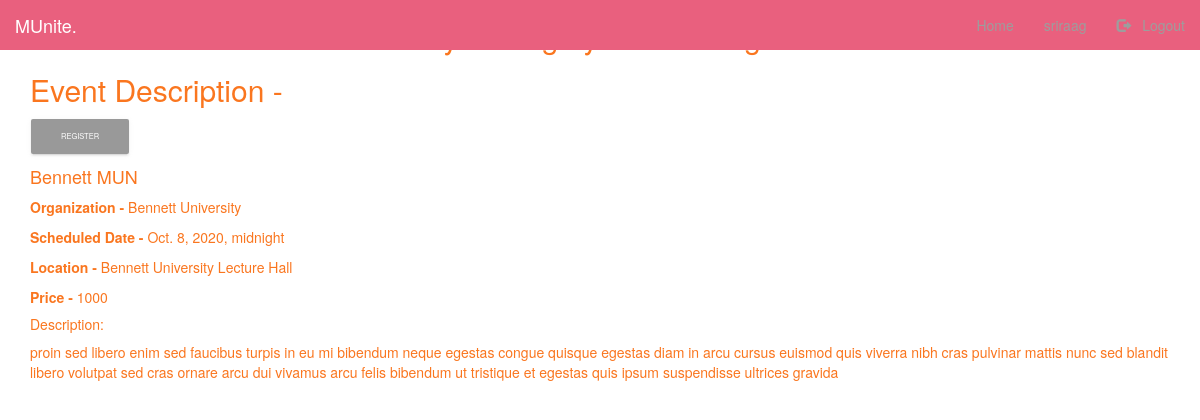
/event/Bennett MUN (signed in), run on the app's committed database.
### user/models.py (models this page shows, shortened)
class Event(models.Model):
  core_organizer = models.ForeignKey(Delegate, on_delete = models.CASCADE)
  id = models.AutoField(primary_key=True)
  event = models.CharField(max_length=200)
  organization = models.CharField(max_length=200)
  date = models.DateTimeField('Scheduled Date')
  venue = models.CharField(max_length=200)
  price = models.IntegerField()
  description = models.CharField(max_length=2000)

### user/views.py (the view)
# urls.py: path('event/<str:event_name>', views.show_event, name='event'),
def show_event(request, event_name):
    e = get_object_or_404(Event, event=event_name)
    D = [e.event, e.organization, e.date, e.venue, e.price, e.description]
    stuff_for_frontend = {
        'event': D
    }
    return render(request, 'user/event_description.html', stuff_for_frontend)

### user/templates/user/event_description.html (shortened to what this page needs)
{% extends "user/index.html" %}
{% load crispy_forms_tags %}
{% block start %}
{% if user.is_authenticated %}
<div class="container">
  <center>
    <h2>Hey {{ user }} ! youre looking at</h2>
  </center>
    <h2>Event Description - </h2>
    <button type="submit" class="btn btn-danger" value="Register" name="submit">Register</button>
    <br>
    <p><h4>{{event.0}}</h4></p>
    <p><strong>Organization - </strong>{{event.1}}</p>
    <p><strong>Scheduled Date - </strong>{{event.2}}</p>
    <p><strong>Location - </strong>{{event.3}}</p>
    <p><strong>Price - </strong>{{event.4}}</p>
    <p><h5>Description: </h5>{{event.5}}</p>
  {% else %}
  <center>
    <p>{{username |title }} <a href="{% url "login" %}">Log in</a> Please</p>
  </center>
</div>
  {% endif %}
{% endblock %}

### user/templates/user/index.html (shortened to what this page needs)
{% load static %}
{% load crispy_forms_tags %}
<!DOCTYPE html>
<html lang="en">
<head>
  <link rel="stylesheet" href="https://maxcdn.bootstrapcdn.com/bootstrap/3.3.7/css/bootstrap.min.css" />
  <link rel="stylesheet" href="https://cdnjs.cloudflare.com/ajax/libs/font-awesome/4.7.0/css/font-awesome.min.css">
  <link rel="stylesheet" type="text/css" href="{% static 'user/style.css' %}" />
</head>
<body>
  <header class="row">
    <nav class="navbar navbar-inverse navbar-fixed-top">
      <div class="container-fluid">
        <div class="navbar-header">
          <a class="navbar-brand" class="styleheader" href="{% url 'index' %}">MUnite.</a>
        </div>
        <div class="collapse navbar-collapse" id="mainNavBar">
          <ul class="nav navbar-nav navbar-right">
            <li><a href="{% url 'index' %}">Home</a></li>
            {% if user.is_authenticated %}
            <li><a href="{% url 'user' username=user %}">{{ user }}</a></li>
            <li><a href="{% url 'logout' %}"><span class="glyphicon glyphicon-log-out"></span> &nbsp; Logout</a></li>
            {% else %}
            <li><a href="{% url 'register' %}"><span class="glyphicon glyphicon-user"></span> &nbsp; Sign up</a></li>
            <li><a href="{% url 'login' %}"><span class="glyphicon glyphicon-log-in"></span> &nbsp; Log in</a></li>
            {% endif %}
          </ul>
        </div>
      </div>
    </nav>
  </header>
    {% block start %}{% endblock %}

### user/static/user/style.css (style rules this page uses)
body { color: #fa761f; background-color: white; }
.navbar { background-color: #e9607e; border: 0ch; }
.btn { position: relative; padding: 12px 30px; margin: .3125rem 1px; font-size: .75rem; font-weight: 400; line-height: 1.428571; text-decoration: none; text-transform: uppercase; letter-spacing: 0; cursor: pointer; background-color: transparent; border: 0; border-radius: .2rem; outline: 0; transition: box-shadow .2s cubic-bezier(.4,0,1,1),background-color .2s cubic-bezier(.4,0,.2,1); will-change: box-shadow,transform; }
.btn, .btn.btn-default { color: #fff; background-color: #999; border-color: #999; box-shadow: 0 2px 2px 0 hsla(0,0%,60%,.14), 0 3px 1px -2px hsla(0,0%,60%,.2), 0 1px 5px 0 hsla(0,0%,60%,.12) !important; }

### data on the page
Event: event "Bennett MUN", organization "Bennett University", date "Oct. 8, 2020, midnight", venue "Bennett University Lecture Hall", description "proin sed libero enim sed faucibus turpis in eu mi bibendum neque egestas congue quisque egestas diam in arcu cursus euismod quis viverra nibh cras pulvinar mattis nunc sed blandit libero volutpat sed cras ornare arcu dui vivamus arcu felis bibendum ut tristique et egestas quis ipsum suspendisse ultrices gravida"

### other printed values
{{ event.4 }} "1000"
